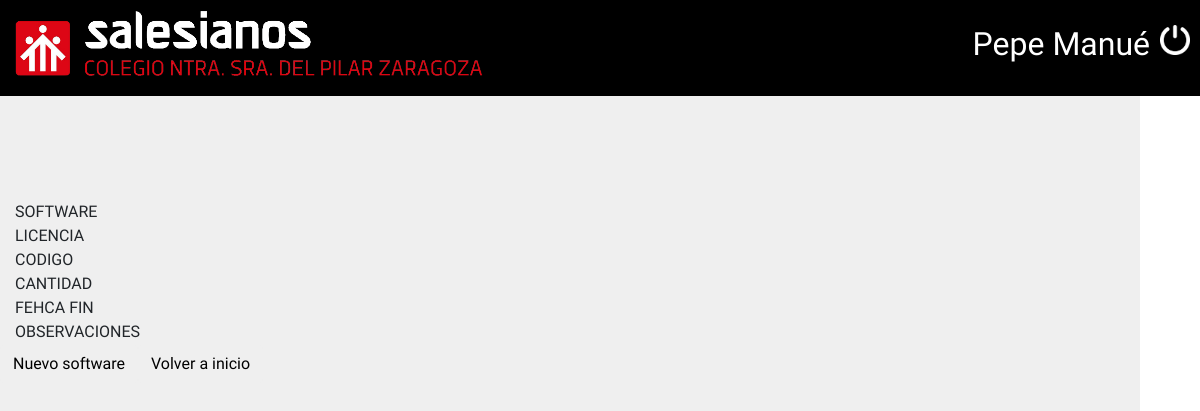
Before: /Source/ver-software.php with the older database file.
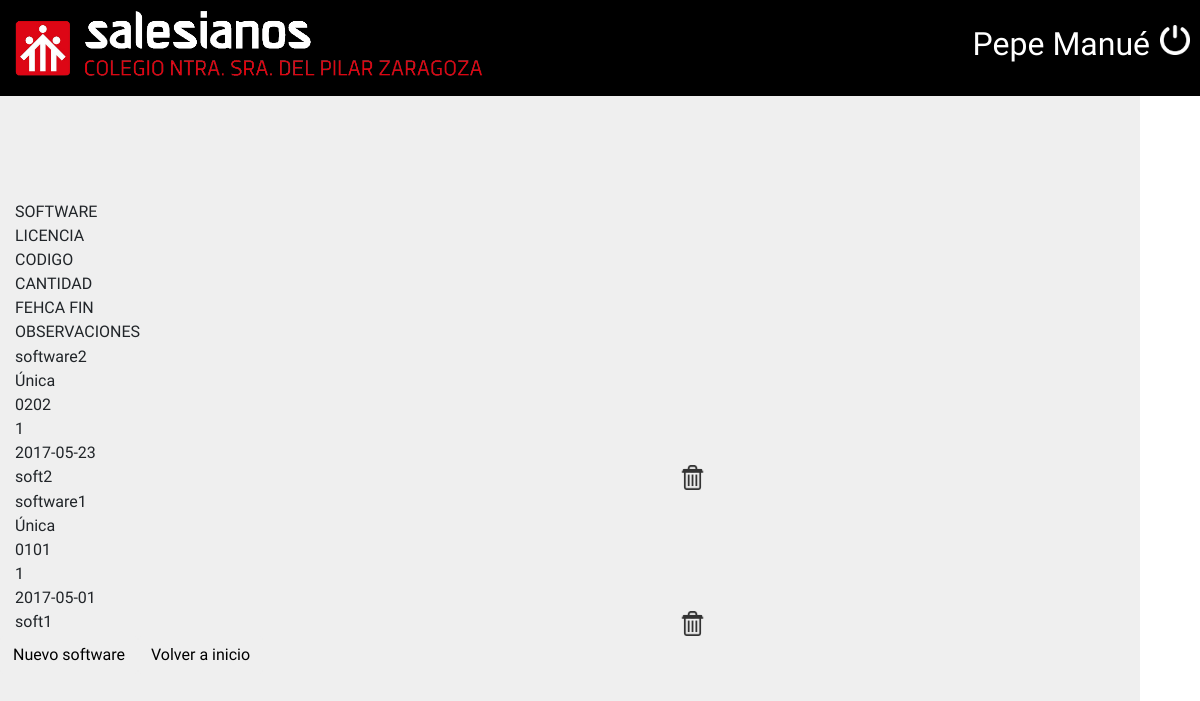
After: the same page with the newer database file.
### tables this page shows
CREATE TABLE `software` (
  `idsoftware` int(11) NOT NULL,
  `software` varchar(100) DEFAULT NULL,
  `idlicencia` int(11) DEFAULT NULL,
  `codigolicencia` varchar(16) DEFAULT NULL,
  `cantidad` int(11) DEFAULT '0',
  `fechafin` date DEFAULT NULL,
  `observaciones` longtext
);

CREATE TABLE `licencia` (
  `idlicencia` int(11) NOT NULL,
  `licencia` varchar(50) DEFAULT NULL
);

### Source/ver-software.php (the view, shortened to what this page needs)
<!DOCTYPE html>
<html xmlns="http://www.w3.org/1999/xhtml">
<head>
    <link rel="stylesheet" href="https://maxcdn.bootstrapcdn.com/bootstrap/4.0.0-alpha.6/css/bootstrap.min.css">
    <link rel="stylesheet" href="style.css" />
</head>
<body>
<div class="container-fluid">
    <div class="container">
            <div id="menuContainer" style="z-index:2">
                <div id="logo">
                    <img src="images/logosz.png" width="30"/>
                </div>
                <div id="user">
                    <h2>Pepe Manué
                    </h2>
                    <a href="logout.php"><img src="images/logout.png" width="30"/></a>
                </div>
            </div>
           <div class="container" style="padding-top:200px">
                <div class="row">
                        <div class="col-md-7 col-sm-7 col-xs-7">SOFTWARE</div>
                        <div class="col-md-7 col-sm-7 col-xs-7">LICENCIA</div>
                        <div class="col-md-7 col-sm-7 col-xs-7">CODIGO</div>
                        <div class="col-md-7 col-sm-7 col-xs-7">CANTIDAD</div>
                        <div class="col-md-7 col-sm-7 col-xs-7">FEHCA FIN</div>
                        <div class="col-md-7 col-sm-7 col-xs-7">OBSERVACIONES</div>
                        <div class="col-md-7 col-sm-7 col-xs-7"></div>
                </div>
<?php
    include("conexion.php");
    $sql="SELECT s.*, l.* FROM software as s, licencia as l WHERE s.idlicencia=l.idlicencia;";
    $registros=mysqli_query($conexion,$sql);
    while($linea=mysqli_fetch_array($registros)){
        echo"<div class='row'>";
        echo"<div class='col-md-7 col-sm-7 col-xs-7'>$linea[software]</div>";
        echo"<div class='col-md-7 col-sm-7 col-xs-7'>$linea[licencia]</div>";
        echo"<div class='col-md-7 col-sm-7 col-xs-7'>$linea[codigolicencia]</div>";
        echo"<div class='col-md-7 col-sm-7 col-xs-7'>$linea[cantidad]</div>";
        echo"<div class='col-md-7 col-sm-7 col-xs-7'>$linea[fechafin]</div>";
        echo"<div class='col-md-7 col-sm-7 col-xs-7'>$linea[observaciones]</div>";
        echo"<div class='col-md-4 col-sm-4 col-xs-4'><a href='bor-software.php?clave=$linea[idsoftware]'><img src='./images/borrar.png' width='25'></a></div>";
        echo"</div>";
    }
?>
            <div class="row">
                        <div class="col-*-*">
                            <a href="form-software.php"><input type="button" class="btn" value="Nuevo software"></a>
                        </div>
                        <div class="col-*-*">
                            <a href=""><input type="button" class="btn" value="Volver a inicio"></a>
                        </div>
                    </div>
            </div>
</div>
</body>
</html>

Changed rows visible on the page:
added software: software "software2", idlicencia.licencia "Única", codigolicencia "0202", cantidad "1", fechafin "2017-05-23", observaciones "soft2"
added software: software "software1", idlicencia.licencia "Única", codigolicencia "0101", cantidad "1", fechafin "2017-05-01", observaciones "soft1"
